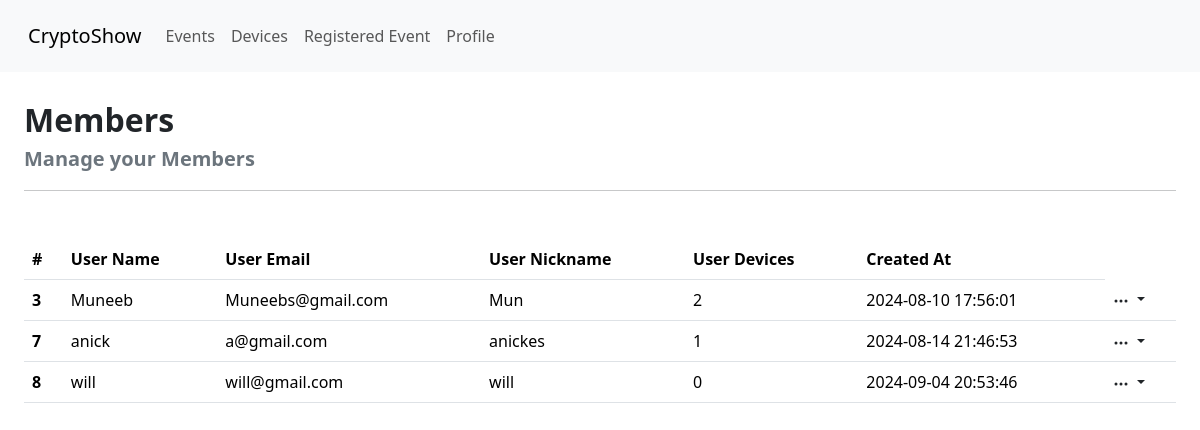
Page /members/member.php (signed in) on the committed database.
### tables this page shows
CREATE TABLE "Registered_User" (
	"user_id"	INTEGER,
	"user_nickname"	TEXT,
	"user_name"	TEXT,
	"user_email"	TEXT UNIQUE,
	"user_hashed_password"	TEXT,
	"user_auth_level"	INT DEFAULT 1,
	"user_device_count"	INTEGER DEFAULT 0,
	"user_registered_timestamp"	TIMESTAMP DEFAULT CURRENT_TIMESTAMP,
	PRIMARY KEY("user_id" AUTOINCREMENT)
);

### members/member.php (the view, shortened to what this page needs)
<!DOCTYPE html>
<html lang="en">
<head>
</head>
<body>
    <?php include_once '../component/navbar/navbar.php';
    ?>
    <div class="d-flex flex-col">
        <div class="gap-x-2 p-4 w-100">
            <div class="d-flex align-items-center">
            <div class="d-flex flex-column">
                    <p class="fs-2 fw-bold p-0 m-0">Members</p>
                    <p class="fs-5 fw-semibold p-0 m-0 text-secondary">Manage your Members</p>
                </div>
            </div>
            <hr />
            <?php
            $userId = $_SESSION['user_id'];
            $stmt = $db->prepare('SELECT * FROM Registered_User WHERE user_id != :user_id');
            $stmt->bindValue(':user_id', $userId, SQLITE3_INTEGER);
            $result = $stmt->execute();
            if ($result->fetchArray(SQLITE3_ASSOC)) {
                echo '<table class="table table-hover mt-5">';
                echo '<thead>';
                echo '<tr>';
                echo '<th scope="col">#</th>';
                echo '<th scope="col">User Name</th>';
                echo '<th scope="col">User Email</th>';
                echo '<th scope="col">User Nickname</th>';
                echo '<th scope="col">User Devices</th>';
                echo '<th scope="col">Created At</th>';
                echo '</tr>';
                echo '</thead>';
                echo '<tbody>';
                $result->reset();
                while ($row = $result->fetchArray(SQLITE3_ASSOC)) {
                    echo '<tr>';
                    echo '<th scope="row">' . $row['user_id'] . '</th>';
                    echo '<td>' . $row['user_name'] . '</td>';
                    echo '<td>' . $row['user_email'] . '</td>';
                    echo '<td>' . $row['user_nickname'] . '</td>';
                    echo '<td>' . $row['user_device_count'] . '</td>';
                    echo '<td>' . $row['user_registered_timestamp'] . '</td>';
                    echo '<td> <div class="dropdown"> <a class="text-decoration-none text-dark dropdown-toggle" href="#" role="button" data-bs-toggle="dropdown" aria-expanded="false">
  <svg xmlns="http://www.w3.org/2000/svg" width="16" height="16" fill="currentColor" class="bi bi-three-dots" viewBox="0 0 16 16">
  <path d="M3 9.5a1.5 1.5 0 1 1 0-3 1.5 1.5 0 0 1 0 3m5 0a1.5 1.5 0 1 1 0-3 1.5 1.5 0 0 1 0 3m5 0a1.5 1.5 0 1 1 0-3 1.5 1.5 0 0 1 0 3"/>
</svg>
  </a>
  <ul class="dropdown-menu">
    <li><a class="dropdown-item text-warning" href="../profile/profiles.php?member_id='.$row["user_id"].'">Update</a></li>
    <li><a class="dropdown-item text-success" href="#" onclick="promoteMember(' . htmlspecialchars($row['user_id']) . ')">Promote</a></li>
    <li><a class="dropdown-item text-danger" href="#" onclick="deleteMember(' . htmlspecialchars($row['user_id']) . ')">Delete</a></li>
  </ul>
</div>';
                    echo '
                    </td>
                    ';
                    echo '</tr>';
                }
                echo '</tbody>';
                echo '</table>';
            } else {
                echo '<p class="mt-5 text-center fs-4 text-secondary">No events found.</p>';
            }
            ?>
        </div>
    </div>
</body>
</html>

### component/navbar/navbar.php (shortened to what this page needs)
<?php
$current_page = basename($_SERVER['PHP_SELF']);
?>
<!DOCTYPE html>
<html lang="en">
<head>
  <link href="https://cdn.jsdelivr.net/npm/bootstrap@5.3.3/dist/css/bootstrap.min.css" rel="stylesheet">
</head>
<body>
  <nav class="navbar navbar-expand-lg bg-body-tertiary">
    <div class="container-fluid">
      <a class="navbar-brand" href="../../home/home.php">CryptoShow</a>
      <div class="collapse navbar-collapse" id="navbarNav">
        <ul class="navbar-nav">
          <li class="nav-item">
            <a class="nav-link <?php echo ($current_page == 'Event.php') ? 'active' : ''; ?>" href="../Events/Event.php">Events</a>
          </li>
          <li class="nav-item">
            <a class="nav-link <?php echo ($current_page == 'devices.php') ? 'active' : ''; ?>" href="../devices/devices.php">Devices</a>
          </li>
          <li class="nav-item">
            <a class="nav-link <?php echo ($current_page == 'RegisteredEvent.php') ? 'active' : ''; ?>" href="../Events/RegisteredEvent.php">Registered Event</a>
          </li>
          <li class="nav-item">
            <a class="nav-link <?php echo ($current_page == 'myProfile.php') ? 'active' : ''; ?>" href="../Profile/myProfile.php">Profile</a>
          </li>
        </ul>
      </div>
    </div>
  </nav>
</body>
</html>

### component/navbar/navbar.php (style rules this page uses)
.navbar { display: flex; justify-content: space-between; align-items: center; padding: 1rem; background-color: #f0f0f0; }

### rows in the picture
registered_user: user_id "3", user_name "Muneeb", user_email "Muneebs@gmail.com", user_nickname "Mun", user_device_count "2", user_registered_timestamp "2024-08-10 17:56:01"
registered_user: user_id "7", user_name "anick", user_email "a@gmail.com", user_nickname "anickes", user_device_count "1", user_registered_timestamp "2024-08-14 21:46:53"
registered_user: user_id "8", user_name "will", user_email "will@gmail.com", user_nickname "will", user_device_count "0", user_registered_timestamp "2024-09-04 20:53:46"
